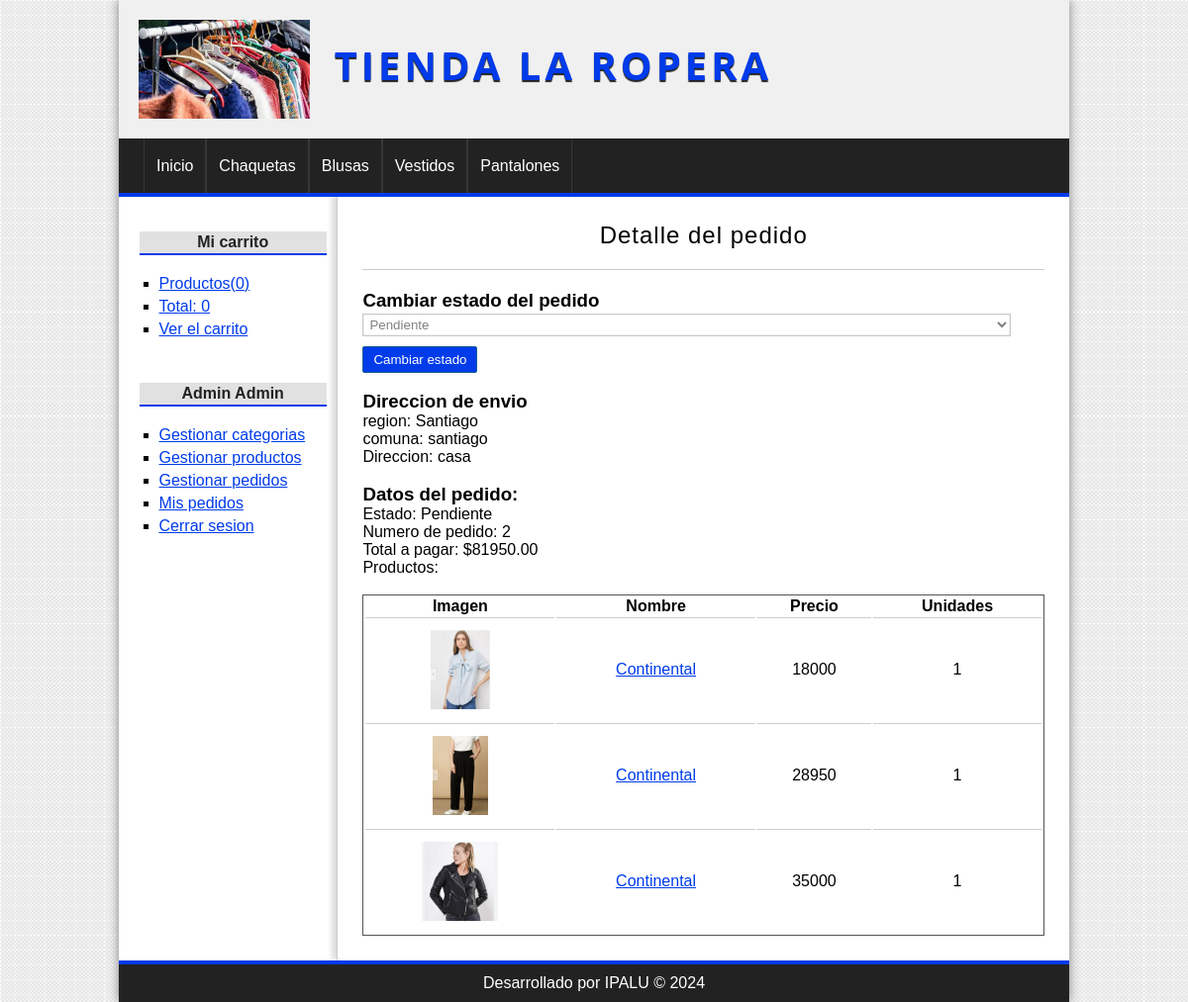
/pedido/detalle&id=2 (signed in), run on the app's committed database.
### tables this page shows
CREATE TABLE `categorias` (
  `id` int(255) NOT NULL AUTO_INCREMENT,
  `nombre` varchar(100) NOT NULL,
  PRIMARY KEY (`id`)
);

CREATE TABLE `pedidos` (
  `id` int(255) NOT NULL AUTO_INCREMENT,
  `usuario_id` int(255) NOT NULL,
  `region` varchar(100) NOT NULL,
  `comuna` varchar(100) NOT NULL,
  `direccion` varchar(255) NOT NULL,
  `coste` float(200,2) NOT NULL,
  `estado` varchar(20) NOT NULL,
  `fecha` date DEFAULT NULL,
  `hora` time DEFAULT NULL,
  PRIMARY KEY (`id`),
  KEY `fk_pedido_usuario` (`usuario_id`),
  CONSTRAINT `fk_pedido_usuario` FOREIGN KEY (`usuario_id`) REFERENCES `usuarios` (`id`)
);

CREATE TABLE `lineas_pedidos` (
  `id` int(255) NOT NULL AUTO_INCREMENT,
  `pedido_id` int(255) NOT NULL,
  `producto_id` int(255) NOT NULL,
  `unidades` int(255) NOT NULL,
  PRIMARY KEY (`id`),
  KEY `fk_linea_pedido` (`pedido_id`),
  KEY `fk_linea_producto` (`producto_id`),
  CONSTRAINT `fk_linea_pedido` FOREIGN KEY (`pedido_id`) REFERENCES `pedidos` (`id`),
  CONSTRAINT `fk_linea_producto` FOREIGN KEY (`producto_id`) REFERENCES `productos` (`id`)
);

CREATE TABLE `productos` (
  `id` int(255) NOT NULL AUTO_INCREMENT,
  `categoria_id` int(255) NOT NULL,
  `nombre` varchar(100) NOT NULL,
  `descripcion` text,
  `precio` int(11) NOT NULL,
  `stock` int(255) NOT NULL,
  `oferta` varchar(2) DEFAULT NULL,
  `fecha` date NOT NULL,
  `imagen` varchar(255) DEFAULT NULL,
  PRIMARY KEY (`id`),
  KEY `fk_producto_categoria` (`categoria_id`),
  CONSTRAINT `fk_producto_categoria` FOREIGN KEY (`categoria_id`) REFERENCES `categorias` (`id`)
);

### config/db.php (called while the page is built)
<?php
    class Database {
        public static function connect() {
            $db = new mysqli('localhost','root','','tienda_master');
            $db->query("SET NAMES 'utf8'");
            return $db;
        }
    }
?>

### helpers/utils.php (called while the page is built, shortened)
<?php
class Utils {
    public static function showCategorias() {
        require_once 'models/categoria.php';
        $categoria = new Categoria();
        $categorias = $categoria->getAll();
        return $categorias;
    }
    public static function showStatus($status) {
        $value = 'Pendiente';
        if($status == 'confirm') {
            $value = 'Pendiente';
        }elseif($status == 'preparation') {
            $value = 'En preparacion';
        }elseif($status == 'ready') {
            $value = 'Preparado para enviar';
        }elseif($status == 'sended') {
            $value = 'Enviado';
        }
        return $value;
    }
}
?>

### models/categoria.php (called while the page is built, shortened)
<?php
class Categoria {
    private $db;
    public function __construct()
    {
        $this->db = Database::connect();
    }
    public function getAll() {
        $sql = "SELECT * FROM categorias ORDER BY id DESC;";
        $categorias = $this->db->query($sql);
        return $categorias;
    }
}
?>

### models/pedido.php (called while the page is built, shortened)
<?php
class Pedido {
    private $id;
    private $db;
    public function __construct()
    {
        $this->db = Database::connect();
    }
    public function getId()
    {
        return $this->id;
    }
    public function setId($id)
    {
        $this->id = $id;
    }
    public function getOne()  {
        $producto = $this->db->query("SELECT * FROM pedidos WHERE id = {$this->getId()};");
        return $producto->fetch_object();
    }
    public function getProductosByPedido($id) {
        $sql = "SELECT pr.*, lp.unidades FROM productos pr INNER JOIN lineas_pedidos lp ON pr.id = lp.producto_id WHERE lp.pedido_id ={$id}";
        $productos = $this->db->query($sql);
        return $productos;
    }
}
?>

### views/pedido/detalle.php (the view, shortened to what this page needs)
<h1>Detalle del pedido</h1>
<?php if (isset($pedido)) : ?>
    <?php if(isset($_SESSION['admin'])): ?>
        <h3>Cambiar estado del pedido</h3>
        <form action="<?=base_url?>pedido/estado" method="post">
            <select name="estado">
                <option value="confirm" <?=$pedido->estado == "confirm" ? 'selected' : '';?>>Pendiente</option>
            </select>
            <input type="submit" value="Cambiar estado">
        </form>
        <br>
    <?php endif; ?>
    <h3>Direccion de envio</h3>
    region: <?= $pedido->region ?>
    <br>
    comuna: <?= $pedido->comuna ?>
    <br>
    Direccion: <?= $pedido->direccion ?>
    <br>
    <br>
    <h3>Datos del pedido:</h3>
    Estado: <?=Utils::showStatus($pedido->estado)?>
    <br>
    Numero de pedido: <?= $pedido->id ?>
    <br>
    Total a pagar: $<?= $pedido->coste ?>
    <br>
    Productos:
    <br>
    <br>
    <table>
        <tr>
            <th>Imagen</th>
            <th>Nombre</th>
            <th>Precio</th>
            <th>Unidades</th>
        </tr>
        <?php while ($producto = $productos->fetch_object()) : ?>
            <tr>
                <td>
                    <?php if ($producto->imagen != null) : ?>
                        <img src="<?= base_url ?>uploads/images/<?= $producto->imagen ?>" class="img_carrito">
                    <?php else : ?>
                        <img src="<?= base_url ?>assets/img/ropera.png" class="img_carrito">
                    <?php endif; ?>
                </td>
                <td>
                    <a href="<?= base_url ?>producto/ver&id=<?= $producto->id ?>"><?= $producto->nombre ?></a>
                </td>
                <td>
                    <?= $producto->precio ?>
                </td>
                <td>
                    <?= $producto->unidades ?>
                </td>
            </tr>
        <?php endwhile; ?>
    </table>
<?php endif; ?>

### views/layout/header.php (shortened to what this page needs)
<!DOCTYPE html>
<html lang="es">
<head>
    <link rel="stylesheet" href="<?=base_url?>assets/css/styles.css">
</head>
<body>
    <div id="container">
        <header id="header">
            <div id="logo">
                <img src="<?=base_url?>assets/img/ropera.png" alt="Ropera Logo">
                <a href="<?=base_url?>">
                    Tienda La Ropera
                </a>
            </div>
        </header>
        <?php $categorias = Utils::showCategorias();?>
        <nav id="menu" >
            <ul>
                <li>
                    <a href="<?=base_url?>">Inicio</a>
                </li>
                <?php while($categoria=$categorias->fetch_object()):?>
                    <li>
                        <a href="<?=base_url?>categoria/ver&id=<?=$categoria->id?>"><?=$categoria->nombre?></a>
                    </li>
                <?php endwhile;?>
            </ul>
        </nav>
        <div id="content">

### assets/css/styles.css (style rules this page uses)
* { padding: 0px; margin: 0px; font-family: sans-serif, Helvetica, Arial; }
body { background: url(../img/bg.png); }
a { color: #013BEA; }
table { text-align: center; width: 100%; border: 1px solid #555; }
td { border-top: 1px solid #ccc; padding: 2px; }
#container { display: flex; flex-direction: column; width: 80%; margin: 0px auto; box-shadow: 0px 0px 10px gray; background: white; }
#header { height: 145px; background: #F0F0F0; width: 100%; height: 100%; }
#logo { display: flex; flex-direction: row; padding: 20px; text-align: center; }
#logo img { height: 100px; }
#logo a { font-size: 40px; letter-spacing: 4px; font-family: 'Open Sans', Helvetica, Arial; text-transform: uppercase; color: #013BEA; font-weight: bold; text-decoration: none; margin-top: 18px; margin-left: 25px; text-shadow: 0px 2px 1px #222222; transition: all 300ms; }
#menu { clear:both; background: #222; color: white; height: 55px; border-bottom: 4px solid #013BEA; width: 100%; height: 100%; }
#menu ul { list-style: none; text-decoration: none; margin: 0px auto; margin-left: 25px; }
#menu ul li { line-height: 55px; float:left; border-right: 1px solid #363636; }
#menu a { display: block; color: white; text-decoration: none; padding-left: 12px; padding-right: 12px; transition: all 300ms; }
#menu a:first-child { border-left: 1px solid #363636; }
#content { display: flex; flex-direction: row; width: 100%; margin: 0px auto; overflow: hidden; background: white; }
label, input[type="text"], input[type="password"], input[type="email"], input[type="number"], select, textarea { display:block; width: 95%; margin-top: 2px; margin-bottom: 2px; }
input[type="text"], input[type="password"], input[type="email"], input[type="number"], select, textarea { border: 1px solid #C9C9C9; box-shadow: 0px 0px 2px #ccc inset; background: white; padding: 2px; color: gray; transition: all 300ms; }
input[type="button"], input[type="submit"], button, .button { display: block; border-radius: 2px; width: auto; padding: 5px; padding-left: 10px; padding-right: 10px; color: white; background: #013BEA; border: 1px solid #11608E; cursor:pointer; }
label, input[type="button"], input[type="submit"], button { display:block; margin-top: 10px; }
#central h1 { font-size: 24px; font-weight: normal; letter-spacing: 1px; text-align: center; border-bottom: 1px solid #ccc; margin-bottom: 20px; padding: 20px; padding-top: 0px; }
.img_carrito { height: 80px; display: block; margin:10px auto; }

### data on the page
categorias: nombre "Chaquetas"
categorias: nombre "Blusas"
categorias: nombre "Vestidos"
categorias: nombre "Pantalones"
pedidos: estado "Pendiente", region "Santiago", comuna "santiago", direccion "casa", id "2", coste "81950.00"
lineas_pedidos: producto.imagen (picture), producto.nombre "Continental", producto.precio "18000", unidades "1"
lineas_pedidos: producto.imagen (picture), producto.nombre "Continental", producto.precio "28950", unidades "1"
lineas_pedidos: producto.imagen (picture), producto.nombre "Continental", producto.precio "35000", unidades "1"

### other printed values
$stats['count'] "0"
$stats['total'] "0"
$_SESSION['identity']->nombre "Admin"
$_SESSION['identity']->apellidos "Admin"
